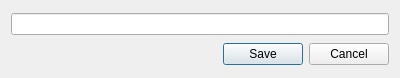
<?xml version="1.0" encoding="UTF-8"?>
<ui version="4.0">
 <class>Dialog</class>
 <widget class="QDialog" name="Dialog">
  <property name="geometry">
   <rect>
    <x>0</x>
    <y>0</y>
    <width>400</width>
    <height>78</height>
   </rect>
  </property>
  <property name="windowTitle">
   <string>Dialog</string>
  </property>
  <layout class="QVBoxLayout" name="verticalLayout">
   <item>
    <widget class="QLineEdit" name="lineName"/>
   </item>
   <item>
    <widget class="QDialogButtonBox" name="buttonBox">
     <property name="orientation">
      <enum>Qt::Horizontal</enum>
     </property>
     <property name="standardButtons">
      <set>QDialogButtonBox::Cancel|QDialogButtonBox::Save</set>
     </property>
    </widget>
   </item>
  </layout>
 </widget>
 <resources/>
 <connections>
  <connection>
   <sender>buttonBox</sender>
   <signal>accepted()</signal>
   <receiver>Dialog</receiver>
   <slot>accept()</slot>
   <hints>
    <hint type="sourcelabel">
     <x>248</x>
     <y>254</y>
    </hint>
    <hint type="destinationlabel">
     <x>157</x>
     <y>274</y>
    </hint>
   </hints>
  </connection>
  <connection>
   <sender>buttonBox</sender>
   <signal>rejected()</signal>
   <receiver>Dialog</receiver>
   <slot>reject()</slot>
   <hints>
    <hint type="sourcelabel">
     <x>316</x>
     <y>260</y>
    </hint>
    <hint type="destinationlabel">
     <x>286</x>
     <y>274</y>
    </hint>
   </hints>
  </connection>
 </connections>
</ui>
